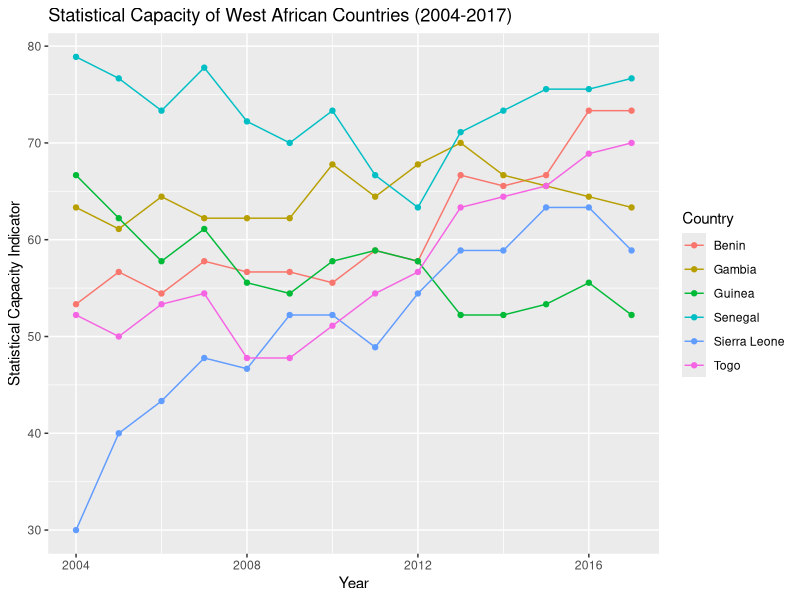

Generate this figure with R:
## ---- chunk 1
knitr::opts_chunk$set(echo = TRUE)
library(tidyverse)
## ---- chunk 2
statcap <- read.csv("statistical-capacity-indicator.csv")

names(statcap) <- c('country', 'countrycode','year','statcapindicator')

## ---- chunk 3
westafrica <- c('Senegal', 'Guinea', 'Sierra Leone', 'Benin', 'Togo', 'Gambia')
wa_subset <- statcap %>% 
            filter(country %in% westafrica)

ggplot(data = wa_subset, aes(x = year, y = statcapindicator, colour = country)) +
  geom_line() +
  geom_point() +
  ggtitle("Statistical Capacity of West African Countries (2004-2017)") +
  xlab("Year") +
  ylab("Statistical Capacity Indicator") +
  labs(colour = "Country")
